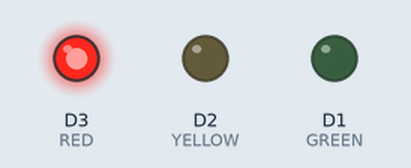
Recording of a sketch running on a simulated ESP8266 (NodeMCU). Parts: output pins drawn as LEDs (lit = HIGH).

Above: at 2.0 s.
At 4.5 s:
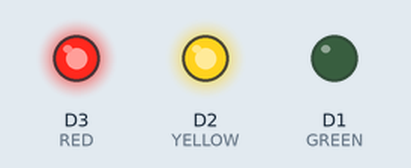
At 7.5 s:
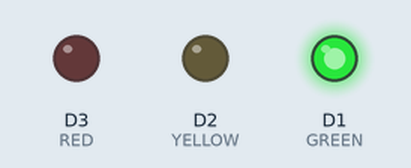
At 10.2 s:
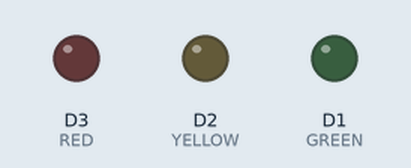
At 13.0 s:
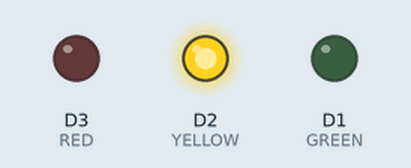
Timing chart, 0 to 18.2 s (numbered marks = the images above):
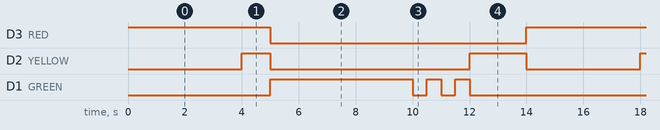

Measured:
- by itself, D3 (RED): alternates HIGH for 5.0 s and LOW for 9.0 s
- by itself, D2 (YELLOW): repeats every 14.0 s: LOW 7.0 s, HIGH 2.0 s, LOW 4.0 s, HIGH 1.0 s
- by itself, D1 (GREEN): repeats every 14.0 s: 2 × (LOW 0.50 s, HIGH 0.50 s), LOW 7.0 s, HIGH 5.0 s

The sketch:

simple_solution.ino
```cpp
#define RED D3
#define YELLOW D2
#define GREEN D1

void setup() {
  pinMode(RED, OUTPUT);
  pinMode(YELLOW, OUTPUT);
  pinMode(GREEN, OUTPUT);
}


void loop() { // Silly but working solution
  digitalWrite(RED, HIGH); //Turn on red
  delay(4000);  // wait 4 sec

  digitalWrite(YELLOW, HIGH);
  delay(1000);

  digitalWrite(YELLOW, LOW); // Turn off yellow
  digitalWrite(RED, LOW); // Turn off red

  digitalWrite(GREEN, HIGH);
  delay(5000);

  // Start blinking
  digitalWrite(GREEN, LOW);
  delay(500);
  digitalWrite(GREEN, HIGH);
  delay(500);
  digitalWrite(GREEN, LOW);
  delay(500);
  digitalWrite(GREEN, HIGH);
  delay(500);
  digitalWrite(GREEN, LOW);


  digitalWrite(YELLOW, HIGH);
  delay(2000);

  digitalWrite(YELLOW, LOW);
}
```
